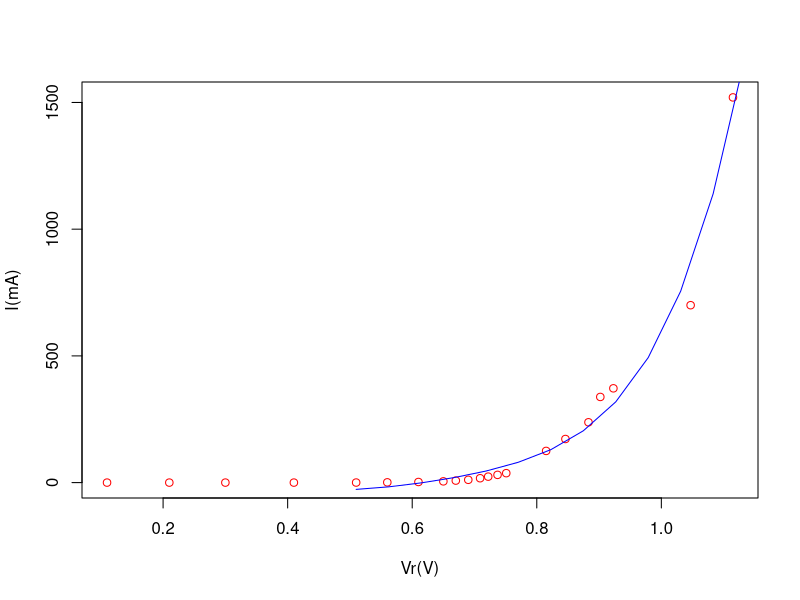
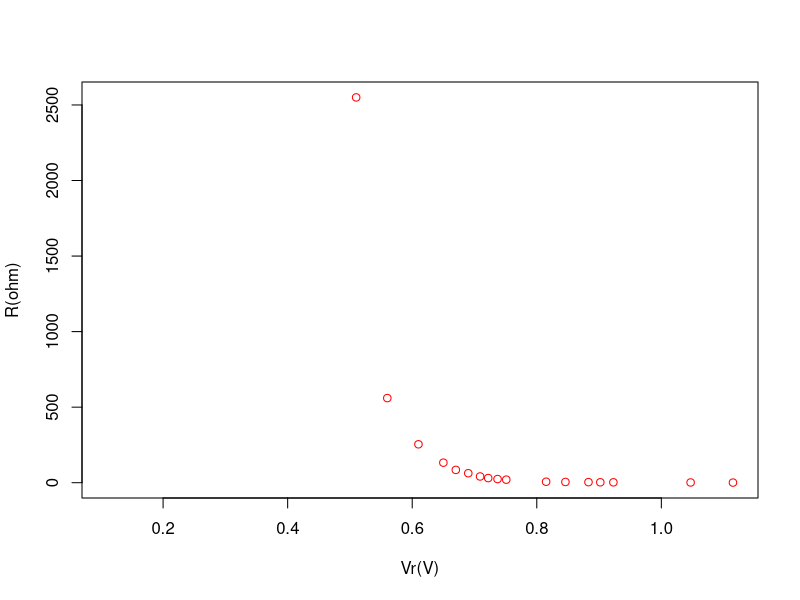

Write the R code that produced these figures, in order. (Note: this script raises an error after producing the figures.)
#DIODO
#DEFINIR MEDIDAS
Vr<-c(0.11,	0.21,	0.30,	0.41,	0.51,	0.56,	0.61,	0.65,	0.67,	0.69,	0.709,	0.722,	0.737,	0.751,	0.815,	0.846,	0.883,	0.902,	0.923,	1.047,	1.115)
I<-c (0.00,	0.00,	0.00,	0.00,	0.20,	1.00,	2.40,	4.90,	7.90,	11.00,	17.2,	23.5,	30.5,	37.2,	125.00,	172.00,	238.00,	338.00,	372.00,	700.00,	1520.00)

#DEFINIR VALORES TEORICOS
P<-Vr*I
R<-(Vr/I)*1000
T<-(P^0.25)

#GERAR GRAFICO 1 CORRENTE VS DDP
png("exp5/Grafico%d1.png")
plot(I~Vr,ylab="I(mA)",xlab="Vr(V)",col="red",type="p")
fit3 <- lm(I~poly(Vr,5,raw=TRUE))
xx <- seq(0.51,1.5, length=20)
lines(xx, predict(fit3, data.frame(Vr=xx)), col="blue")
dev.off()

#GERAR GRAFICO 2 RESISTENCIA VS DDP
png("exp5/Grafico%d2.png")
plot(R~Vr,ylab="R(ohm)",xlab="Vr(V)",col="red",type="p")
fit3 <- lm(R~poly(Vr,3,raw=TRUE))
xx <- seq(0.5,1.2, length=20)
lines(xx, predict(fit3, data.frame(Vr=xx)), col="blue")
dev.off()

#GERAR GRAFICO 1 RESISTENCIA VS TEMPERATURA
png("exp5/Grafico%d3.png")
plot(R~T,ylab="R(ohm)",xlab="T(K)",col="red",type="p")
lines(R~T,lty = 2,col="blue")
dev.off()
